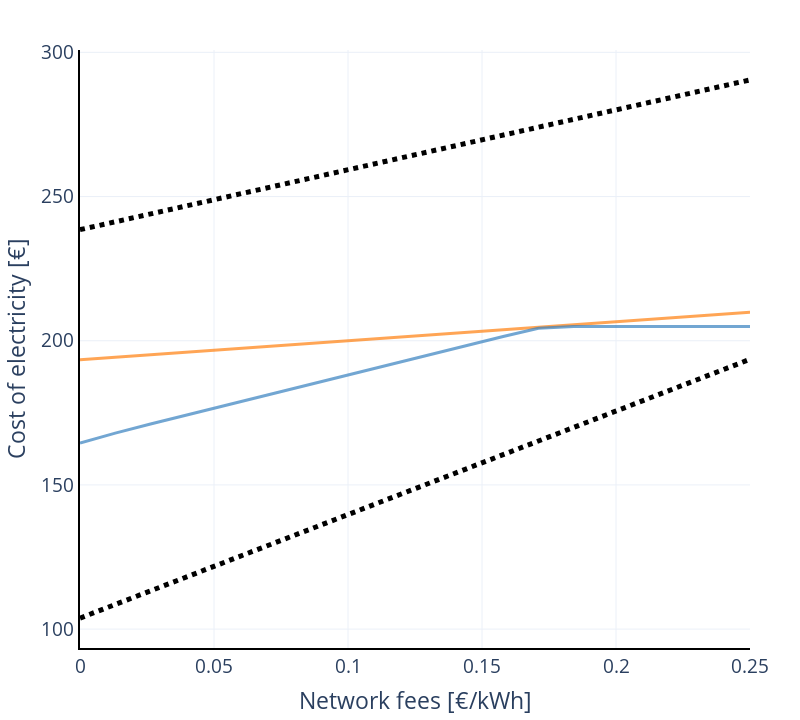

Notebook code cell kept with this figure:
### Code cell
import plotly.graph_objects as go
___fig = go.Figure(__fig)
#fig.update_traces(line_color="black")

graph = pd.DataFrame(index=exchange_prices, data=values)
graph.columns = ["Collaborative coalition"]
for trace in px.line(graph).data:
    ___fig.add_trace(trace)
    ___fig.data[-1].update(line_width=3, line_color="rgba(55, 128, 191, 0.7)")
    ___fig.layout.update(showlegend=False)
___fig.show()
